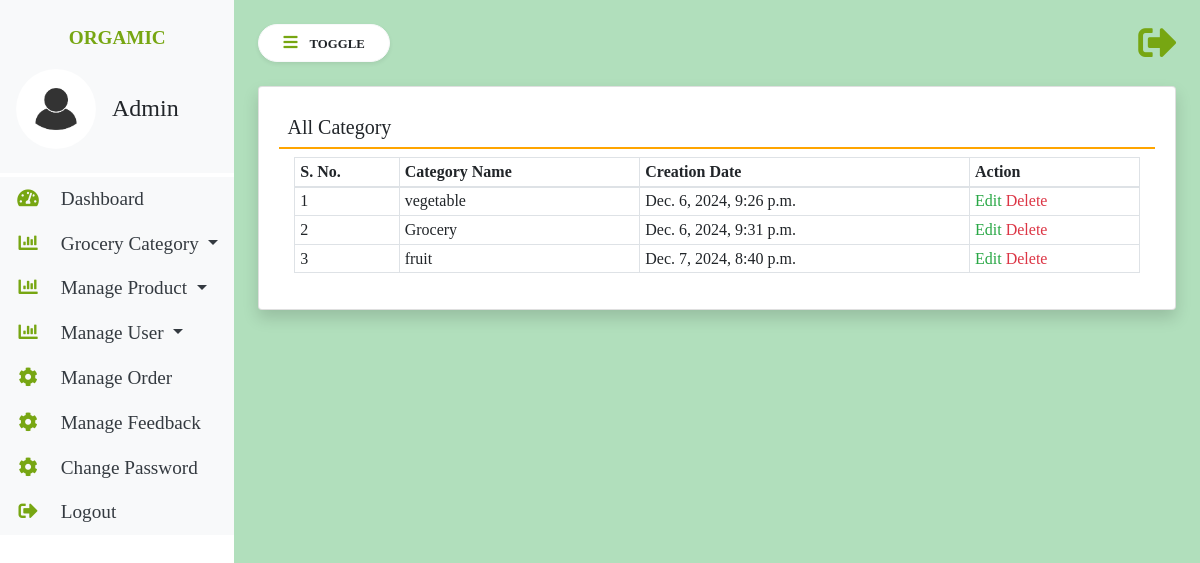
The page /view-category/ on the database as committed earlier.
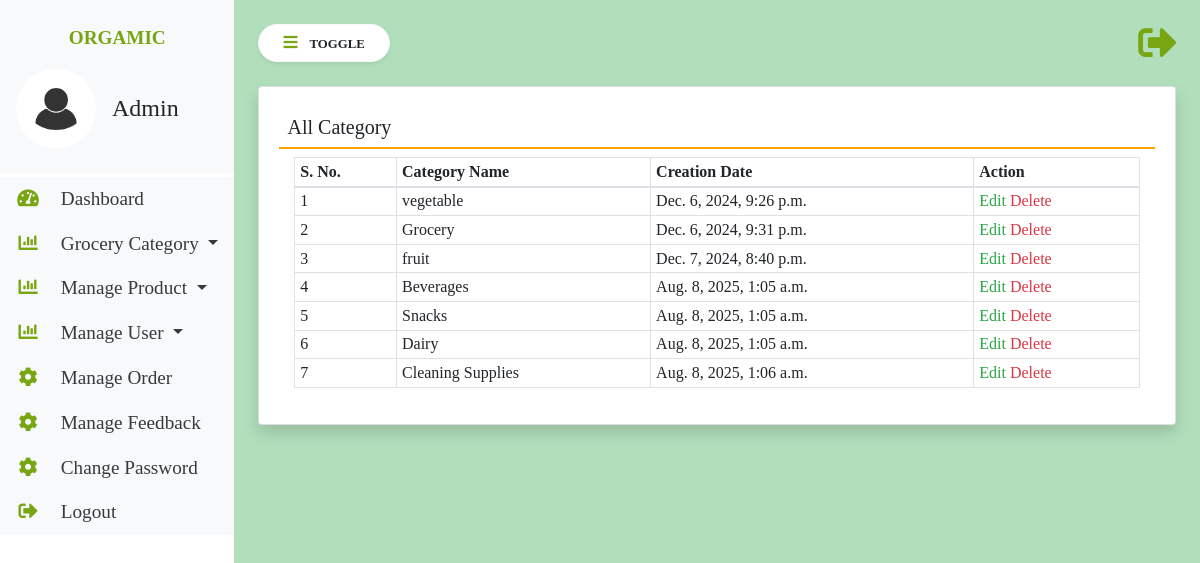
The same page on the database as committed later.
### groceryapp/models.py (models this page shows, shortened)
class Category(models.Model):
    name = models.CharField(max_length=100, null=True, blank=True)
    created = models.DateTimeField(default=now)

### groceryapp/views.py (the view)
# urls.py: path('view-category/', viewCategory, name="view-category"),
def viewCategory(request):
    category = Category.objects.all()
    return render(request, 'view-category.html', locals())

### groceryapp/templates/view-category.html
{% extends 'admin-base.html' %}
{% block main  %}
<div class="card shadow">
    <div class="card-body">
        <h5 class="p-2" style="border-bottom: 2px solid orange;">All Category</h5>
        <div class="container-fluid">
            <table class="table table-bordered table-sm" id="example">
                <thead>
                <tr>
                    <th>S. No.</th>
                    <th>Category Name</th>
                    <th>Creation Date</th>
                    <th>Action</th>
                </tr>
                </thead>
                <tbody>
                {% for i in category %}
                <tr>
                    <td>{{forloop.counter}}</td>
                    <td>{{i.name}}</td>
                    <td>{{i.created}}</td>
                    <td>
                        <a href="/edit-category/{{i.id}}/" class="text-success">Edit</a>
                        <a href="/delete-category/{{i.id}}/" class="text-danger"
                           onclick="return confirm('Are You Sure?')">Delete</a></td>
                </tr>
                {% endfor %}
                </tbody>
            </table>
        </div>
    </div>
</div>
{% endblock %}

Rows that differ between the two databases and show on the page:
added Category: name "Beverages", created "Aug. 8, 2025, 1:05 a.m."
added Category: name "Snacks", created "Aug. 8, 2025, 1:05 a.m."
added Category: name "Dairy", created "Aug. 8, 2025, 1:05 a.m."
added Category: name "Cleaning Supplies", created "Aug. 8, 2025, 1:06 a.m."
